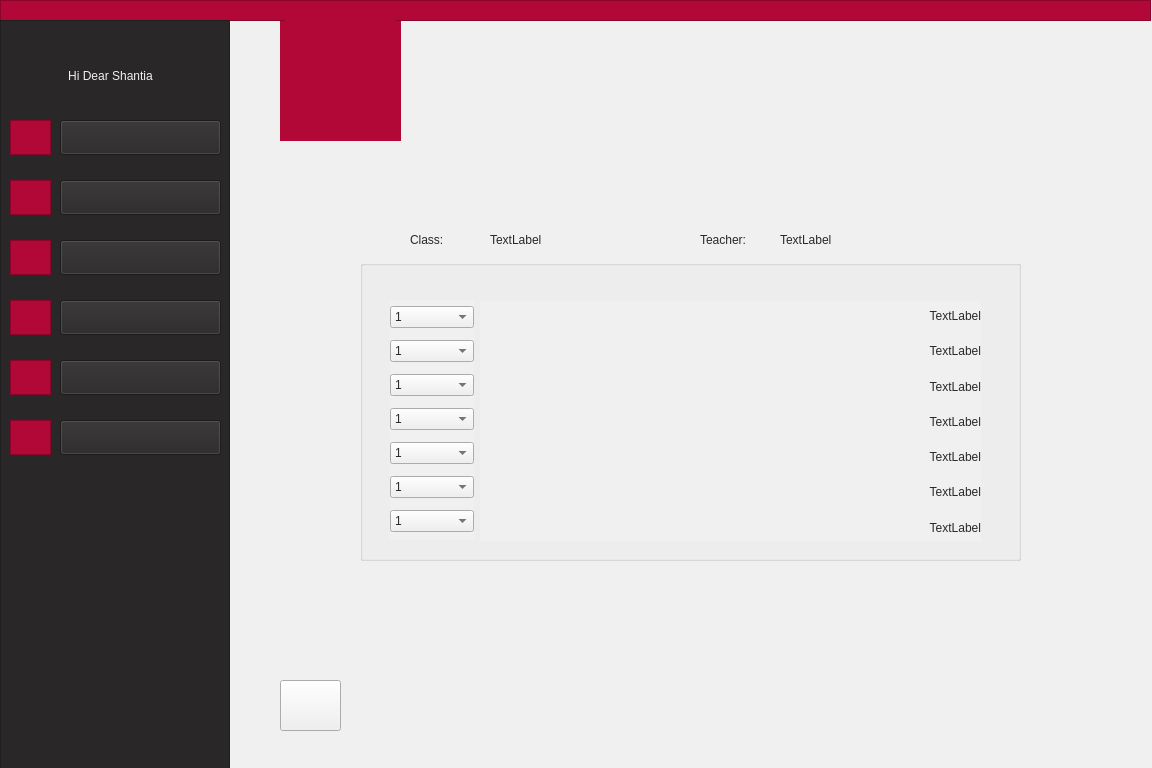
<?xml version="1.0" encoding="UTF-8"?>
<ui version="4.0">
 <class>StudentWatchSurvey</class>
 <widget class="QWidget" name="StudentWatchSurvey">
  <property name="geometry">
   <rect>
    <x>0</x>
    <y>0</y>
    <width>1152</width>
    <height>768</height>
   </rect>
  </property>
  <property name="minimumSize">
   <size>
    <width>1152</width>
    <height>768</height>
   </size>
  </property>
  <property name="windowTitle">
   <string>Form</string>
  </property>
  <property name="styleSheet">
   <string notr="true">background-color: rgb(240, 240, 240);</string>
  </property>
  <widget class="QLabel" name="label">
   <property name="geometry">
    <rect>
     <x>280</x>
     <y>20</y>
     <width>121</width>
     <height>121</height>
    </rect>
   </property>
   <property name="styleSheet">
    <string notr="true">background-color: rgb(178, 8, 55);
border-color: rgb(178, 8, 55);
</string>
   </property>
   <property name="text">
    <string/>
   </property>
   <property name="pixmap">
    <pixmap>:/AjaxLogo/filename.jpg</pixmap>
   </property>
   <property name="scaledContents">
    <bool>true</bool>
   </property>
   <property name="alignment">
    <set>Qt::AlignCenter</set>
   </property>
  </widget>
  <widget class="QFrame" name="frame">
   <property name="geometry">
    <rect>
     <x>0</x>
     <y>0</y>
     <width>1151</width>
     <height>21</height>
    </rect>
   </property>
   <property name="styleSheet">
    <string notr="true">background-color: rgb(178, 8, 55);
border-color: rgb(178, 8, 55);</string>
   </property>
   <property name="frameShape">
    <enum>QFrame::StyledPanel</enum>
   </property>
   <property name="frameShadow">
    <enum>QFrame::Raised</enum>
   </property>
  </widget>
  <widget class="QFrame" name="frame_2">
   <property name="geometry">
    <rect>
     <x>0</x>
     <y>20</y>
     <width>230</width>
     <height>768</height>
    </rect>
   </property>
   <property name="styleSheet">
    <string notr="true">background-color: rgb(41, 39, 40);
border-color: rgb(41, 39, 40);</string>
   </property>
   <property name="frameShape">
    <enum>QFrame::StyledPanel</enum>
   </property>
   <property name="frameShadow">
    <enum>QFrame::Raised</enum>
   </property>
   <widget class="QPushButton" name="pushButton">
    <property name="geometry">
     <rect>
      <x>60</x>
      <y>100</y>
      <width>161</width>
      <height>35</height>
     </rect>
    </property>
    <property name="styleSheet">
     <string notr="true">font: 11pt &quot;Montserrat&quot;;
</string>
    </property>
    <property name="text">
     <string/>
    </property>
   </widget>
   <widget class="QPushButton" name="pushButton_2">
    <property name="geometry">
     <rect>
      <x>60</x>
      <y>160</y>
      <width>161</width>
      <height>35</height>
     </rect>
    </property>
    <property name="styleSheet">
     <string notr="true">font: 11pt &quot;Montserrat&quot;;
</string>
    </property>
    <property name="text">
     <string/>
    </property>
   </widget>
   <widget class="QPushButton" name="pushButton_3">
    <property name="geometry">
     <rect>
      <x>60</x>
      <y>220</y>
      <width>161</width>
      <height>35</height>
     </rect>
    </property>
    <property name="styleSheet">
     <string notr="true">font: 11pt &quot;Montserrat&quot;;
</string>
    </property>
    <property name="text">
     <string/>
    </property>
   </widget>
   <widget class="QPushButton" name="pushButton_4">
    <property name="geometry">
     <rect>
      <x>60</x>
      <y>280</y>
      <width>161</width>
      <height>35</height>
     </rect>
    </property>
    <property name="styleSheet">
     <string notr="true">font: 11pt &quot;Montserrat&quot;;
</string>
    </property>
    <property name="text">
     <string/>
    </property>
   </widget>
   <widget class="QFrame" name="frame_3">
    <property name="geometry">
     <rect>
      <x>10</x>
      <y>100</y>
      <width>41</width>
      <height>35</height>
     </rect>
    </property>
    <property name="styleSheet">
     <string notr="true">background-color: rgb(178, 8, 55);
border-color: rgb(178, 8, 55);</string>
    </property>
    <property name="frameShape">
     <enum>QFrame::StyledPanel</enum>
    </property>
    <property name="frameShadow">
     <enum>QFrame::Raised</enum>
    </property>
    <widget class="QLabel" name="label_21">
     <property name="geometry">
      <rect>
       <x>5</x>
       <y>2</y>
       <width>31</width>
       <height>31</height>
      </rect>
     </property>
     <property name="styleSheet">
      <string notr="true"/>
     </property>
     <property name="text">
      <string/>
     </property>
     <property name="pixmap">
      <pixmap resource="icon.qrc">:/icon/profile.png</pixmap>
     </property>
     <property name="scaledContents">
      <bool>true</bool>
     </property>
    </widget>
   </widget>
   <widget class="QFrame" name="frame_5">
    <property name="geometry">
     <rect>
      <x>10</x>
      <y>160</y>
      <width>41</width>
      <height>35</height>
     </rect>
    </property>
    <property name="cursor">
     <cursorShape>ArrowCursor</cursorShape>
    </property>
    <property name="styleSheet">
     <string notr="true">background-color: rgb(178, 8, 55);
border-color: rgb(178, 8, 55);</string>
    </property>
    <property name="frameShape">
     <enum>QFrame::StyledPanel</enum>
    </property>
    <property name="frameShadow">
     <enum>QFrame::Raised</enum>
    </property>
    <widget class="QLabel" name="label_20">
     <property name="geometry">
      <rect>
       <x>5</x>
       <y>2</y>
       <width>31</width>
       <height>31</height>
      </rect>
     </property>
     <property name="text">
      <string/>
     </property>
     <property name="pixmap">
      <pixmap resource="icon.qrc">:/icon/message.png</pixmap>
     </property>
     <property name="scaledContents">
      <bool>true</bool>
     </property>
    </widget>
   </widget>
   <widget class="QFrame" name="frame_6">
    <property name="geometry">
     <rect>
      <x>10</x>
      <y>220</y>
      <width>41</width>
      <height>35</height>
     </rect>
    </property>
    <property name="styleSheet">
     <string notr="true">background-color: rgb(178, 8, 55);
border-color: rgb(178, 8, 55);</string>
    </property>
    <property name="frameShape">
     <enum>QFrame::StyledPanel</enum>
    </property>
    <property name="frameShadow">
     <enum>QFrame::Raised</enum>
    </property>
    <widget class="QLabel" name="label_11">
     <property name="geometry">
      <rect>
       <x>5</x>
       <y>2</y>
       <width>31</width>
       <height>31</height>
      </rect>
     </property>
     <property name="text">
      <string/>
     </property>
     <property name="pixmap">
      <pixmap resource="icon.qrc">:/icon/schedule.png</pixmap>
     </property>
     <property name="scaledContents">
      <bool>true</bool>
     </property>
    </widget>
   </widget>
   <widget class="QFrame" name="frame_7">
    <property name="geometry">
     <rect>
      <x>10</x>
      <y>280</y>
      <width>41</width>
      <height>35</height>
     </rect>
    </property>
    <property name="styleSheet">
     <string notr="true">background-color: rgb(178, 8, 55);
border-color: rgb(178, 8, 55);</string>
    </property>
    <property name="frameShape">
     <enum>QFrame::StyledPanel</enum>
    </property>
    <property name="frameShadow">
     <enum>QFrame::Raised</enum>
    </property>
    <widget class="QLabel" name="label_7">
     <property name="geometry">
      <rect>
       <x>5</x>
       <y>2</y>
       <width>31</width>
       <height>31</height>
      </rect>
     </property>
     <property name="text">
      <string/>
     </property>
     <property name="pixmap">
      <pixmap resource="term-management-icon.qrc">:/icons/icons8-web-64.png</pixmap>
     </property>
     <property name="scaledContents">
      <bool>true</bool>
     </property>
    </widget>
   </widget>
   <widget class="QLabel" name="label_2">
    <property name="geometry">
     <rect>
      <x>20</x>
      <y>40</y>
      <width>181</width>
      <height>31</height>
     </rect>
    </property>
    <property name="styleSheet">
     <string notr="true">font: 11pt &quot;Montserrat&quot;;
color: rgb(240, 240, 240);</string>
    </property>
    <property name="text">
     <string>Hi Dear Shantia</string>
    </property>
    <property name="alignment">
     <set>Qt::AlignCenter</set>
    </property>
   </widget>
   <widget class="QLabel" name="label_3">
    <property name="geometry">
     <rect>
      <x>110</x>
      <y>100</y>
      <width>71</width>
      <height>30</height>
     </rect>
    </property>
    <property name="autoFillBackground">
     <bool>false</bool>
    </property>
    <property name="styleSheet">
     <string notr="true">font: 11pt &quot;Montserrat&quot;;
color: rgb(240, 240, 240);</string>
    </property>
    <property name="lineWidth">
     <number>0</number>
    </property>
    <property name="text">
     <string>Profile</string>
    </property>
    <property name="alignment">
     <set>Qt::AlignCenter</set>
    </property>
   </widget>
   <widget class="QLabel" name="label_4">
    <property name="geometry">
     <rect>
      <x>90</x>
      <y>160</y>
      <width>111</width>
      <height>30</height>
     </rect>
    </property>
    <property name="styleSheet">
     <string notr="true">font: 11pt &quot;Montserrat&quot;;
color: rgb(240, 240, 240);</string>
    </property>
    <property name="text">
     <string>Messages</string>
    </property>
    <property name="alignment">
     <set>Qt::AlignCenter</set>
    </property>
   </widget>
   <widget class="QLabel" name="label_5">
    <property name="geometry">
     <rect>
      <x>60</x>
      <y>220</y>
      <width>161</width>
      <height>30</height>
     </rect>
    </property>
    <property name="styleSheet">
     <string notr="true">font: 11pt &quot;Montserrat&quot;;
color: rgb(240, 240, 240);</string>
    </property>
    <property name="text">
     <string>Weekly Schedule</string>
    </property>
    <property name="alignment">
     <set>Qt::AlignCenter</set>
    </property>
   </widget>
   <widget class="QFrame" name="frame_15">
    <property name="geometry">
     <rect>
      <x>10</x>
      <y>400</y>
      <width>41</width>
      <height>35</height>
     </rect>
    </property>
    <property name="styleSheet">
     <string notr="true">background-color: rgb(178, 8, 55);
border-color: rgb(178, 8, 55);</string>
    </property>
    <property name="frameShape">
     <enum>QFrame::StyledPanel</enum>
    </property>
    <property name="frameShadow">
     <enum>QFrame::Raised</enum>
    </property>
    <widget class="QLabel" name="label_22">
     <property name="geometry">
      <rect>
       <x>5</x>
       <y>2</y>
       <width>31</width>
       <height>31</height>
      </rect>
     </property>
     <property name="text">
      <string/>
     </property>
     <property name="pixmap">
      <pixmap resource="term-management-icon.qrc">:/icons/icons8-survey-50.png</pixmap>
     </property>
     <property name="scaledContents">
      <bool>true</bool>
     </property>
    </widget>
   </widget>
   <widget class="QPushButton" name="pushButton_7">
    <property name="geometry">
     <rect>
      <x>60</x>
      <y>400</y>
      <width>161</width>
      <height>35</height>
     </rect>
    </property>
    <property name="styleSheet">
     <string notr="true">font: 11pt &quot;Montserrat&quot;;
</string>
    </property>
    <property name="text">
     <string/>
    </property>
   </widget>
   <widget class="QPushButton" name="pushButton_6">
    <property name="geometry">
     <rect>
      <x>60</x>
      <y>340</y>
      <width>161</width>
      <height>35</height>
     </rect>
    </property>
    <property name="styleSheet">
     <string notr="true">font: 11pt &quot;Montserrat&quot;;
</string>
    </property>
    <property name="text">
     <string/>
    </property>
   </widget>
   <widget class="QFrame" name="frame_16">
    <property name="geometry">
     <rect>
      <x>10</x>
      <y>340</y>
      <width>41</width>
      <height>35</height>
     </rect>
    </property>
    <property name="styleSheet">
     <string notr="true">background-color: rgb(178, 8, 55);
border-color: rgb(178, 8, 55);</string>
    </property>
    <property name="frameShape">
     <enum>QFrame::StyledPanel</enum>
    </property>
    <property name="frameShadow">
     <enum>QFrame::Raised</enum>
    </property>
    <widget class="QLabel" name="label_10">
     <property name="geometry">
      <rect>
       <x>5</x>
       <y>2</y>
       <width>31</width>
       <height>31</height>
      </rect>
     </property>
     <property name="text">
      <string/>
     </property>
     <property name="pixmap">
      <pixmap resource="term-management-icon.qrc">:/icons/icons8-view-headline-50.png</pixmap>
     </property>
     <property name="scaledContents">
      <bool>true</bool>
     </property>
    </widget>
   </widget>
   <widget class="QLabel" name="label_6">
    <property name="geometry">
     <rect>
      <x>95</x>
      <y>290</y>
      <width>111</width>
      <height>20</height>
     </rect>
    </property>
    <property name="styleSheet">
     <string notr="true">font: 11pt &quot;Montserrat&quot;;
color: rgb(240, 240, 240);</string>
    </property>
    <property name="text">
     <string>Enrollment</string>
    </property>
   </widget>
   <widget class="QLabel" name="label_23">
    <property name="geometry">
     <rect>
      <x>90</x>
      <y>350</y>
      <width>121</width>
      <height>20</height>
     </rect>
    </property>
    <property name="styleSheet">
     <string notr="true">font: 11pt &quot;Montserrat&quot;;
color: rgb(240, 240, 240);</string>
    </property>
    <property name="text">
     <string>View Scores</string>
    </property>
   </widget>
   <widget class="QLabel" name="label_24">
    <property name="geometry">
     <rect>
      <x>80</x>
      <y>410</y>
      <width>141</width>
      <height>20</height>
     </rect>
    </property>
    <property name="styleSheet">
     <string notr="true">font: 11pt &quot;Montserrat&quot;;
color: rgb(240, 240, 240);</string>
    </property>
    <property name="text">
     <string>Teacher Survey</string>
    </property>
   </widget>
   <zorder>frame_5</zorder>
   <zorder>frame_6</zorder>
   <zorder>frame_7</zorder>
   <zorder>label_2</zorder>
   <zorder>label_3</zorder>
   <zorder>label_4</zorder>
   <zorder>label_5</zorder>
   <zorder>frame_3</zorder>
   <zorder>pushButton</zorder>
   <zorder>pushButton_2</zorder>
   <zorder>pushButton_3</zorder>
   <zorder>frame_15</zorder>
   <zorder>frame_16</zorder>
   <zorder>label_6</zorder>
   <zorder>label_23</zorder>
   <zorder>label_24</zorder>
   <zorder>pushButton_6</zorder>
   <zorder>pushButton_7</zorder>
   <zorder>pushButton_4</zorder>
  </widget>
  <widget class="QPushButton" name="backToMenu">
   <property name="geometry">
    <rect>
     <x>280</x>
     <y>680</y>
     <width>61</width>
     <height>51</height>
    </rect>
   </property>
   <property name="text">
    <string/>
   </property>
  </widget>
  <widget class="QLabel" name="label_14">
   <property name="geometry">
    <rect>
     <x>280</x>
     <y>680</y>
     <width>41</width>
     <height>46</height>
    </rect>
   </property>
   <property name="styleSheet">
    <string>font: 9pt &quot;Montserrat&quot;;
color: rgb(178, 8, 55);</string>
   </property>
   <property name="text">
    <string/>
   </property>
   <property name="pixmap">
    <pixmap resource="arrowIcon.qrc">:/new/prefix1/icons8-left-arrow-50.png</pixmap>
   </property>
   <property name="scaledContents">
    <bool>true</bool>
   </property>
  </widget>
  <widget class="QLabel" name="label_9">
   <property name="geometry">
    <rect>
     <x>285</x>
     <y>20</y>
     <width>111</width>
     <height>111</height>
    </rect>
   </property>
   <property name="styleSheet">
    <string notr="true">background-color: rgb(178, 8, 55);</string>
   </property>
   <property name="text">
    <string/>
   </property>
   <property name="pixmap">
    <pixmap resource="pictures.qrc">:/logo/filename.jpg</pixmap>
   </property>
   <property name="scaledContents">
    <bool>true</bool>
   </property>
  </widget>
  <widget class="QLabel" name="label_19">
   <property name="geometry">
    <rect>
     <x>410</x>
     <y>230</y>
     <width>63</width>
     <height>20</height>
    </rect>
   </property>
   <property name="styleSheet">
    <string notr="true">color: rgb(41, 39, 40);
font: 9pt &quot;Montserrat&quot;;</string>
   </property>
   <property name="text">
    <string>Class:</string>
   </property>
  </widget>
  <widget class="QLabel" name="label_25">
   <property name="geometry">
    <rect>
     <x>700</x>
     <y>230</y>
     <width>63</width>
     <height>20</height>
    </rect>
   </property>
   <property name="styleSheet">
    <string notr="true">color: rgb(41, 39, 40);
font: 9pt &quot;Montserrat&quot;;</string>
   </property>
   <property name="text">
    <string>Teacher:</string>
   </property>
  </widget>
  <widget class="QLabel" name="classname">
   <property name="geometry">
    <rect>
     <x>490</x>
     <y>230</y>
     <width>161</width>
     <height>20</height>
    </rect>
   </property>
   <property name="styleSheet">
    <string notr="true">color: rgb(41, 39, 40);
font: 9pt &quot;Montserrat&quot;;</string>
   </property>
   <property name="text">
    <string>TextLabel</string>
   </property>
  </widget>
  <widget class="QLabel" name="teachername">
   <property name="geometry">
    <rect>
     <x>780</x>
     <y>230</y>
     <width>201</width>
     <height>20</height>
    </rect>
   </property>
   <property name="styleSheet">
    <string notr="true">color: rgb(41, 39, 40);
font: 9pt &quot;Montserrat&quot;;</string>
   </property>
   <property name="text">
    <string>TextLabel</string>
   </property>
  </widget>
  <widget class="QGroupBox" name="groupBox">
   <property name="geometry">
    <rect>
     <x>360</x>
     <y>260</y>
     <width>661</width>
     <height>301</height>
    </rect>
   </property>
   <property name="title">
    <string/>
   </property>
   <widget class="QWidget" name="layoutWidget">
    <property name="geometry">
     <rect>
      <x>30</x>
      <y>40</y>
      <width>84</width>
      <height>240</height>
     </rect>
    </property>
    <property name="styleSheet">
     <string notr="true">color: rgb(41, 39, 40);</string>
    </property>
    <layout class="QVBoxLayout" name="verticalLayout_2">
     <item>
      <widget class="QComboBox" name="comboBox">
       <property name="styleSheet">
        <string notr="true">color: rgb(41, 39, 40);
font: 9pt &quot;Montserrat&quot;;</string>
       </property>
       <item>
        <property name="text">
         <string>1</string>
        </property>
       </item>
       <item>
        <property name="text">
         <string>2</string>
        </property>
       </item>
       <item>
        <property name="text">
         <string>3</string>
        </property>
       </item>
       <item>
        <property name="text">
         <string>4</string>
        </property>
       </item>
       <item>
        <property name="text">
         <string>5</string>
        </property>
       </item>
      </widget>
     </item>
     <item>
      <widget class="QComboBox" name="comboBox_2">
       <property name="styleSheet">
        <string notr="true">color: rgb(41, 39, 40);
font: 9pt &quot;Montserrat&quot;;</string>
       </property>
       <item>
        <property name="text">
         <string>1</string>
        </property>
       </item>
       <item>
        <property name="text">
         <string>2</string>
        </property>
       </item>
       <item>
        <property name="text">
         <string>3</string>
        </property>
       </item>
       <item>
        <property name="text">
         <string>4</string>
        </property>
       </item>
       <item>
        <property name="text">
         <string>5</string>
        </property>
       </item>
      </widget>
     </item>
     <item>
      <widget class="QComboBox" name="comboBox_3">
       <property name="styleSheet">
        <string notr="true">color: rgb(41, 39, 40);
font: 9pt &quot;Montserrat&quot;;</string>
       </property>
       <item>
        <property name="text">
         <string>1</string>
        </property>
       </item>
       <item>
        <property name="text">
         <string>2</string>
        </property>
       </item>
       <item>
        <property name="text">
         <string>3</string>
        </property>
       </item>
       <item>
        <property name="text">
         <string>4</string>
        </property>
       </item>
       <item>
        <property name="text">
         <string>5</string>
        </property>
       </item>
      </widget>
     </item>
     <item>
      <widget class="QComboBox" name="comboBox_4">
       <property name="styleSheet">
        <string notr="true">color: rgb(41, 39, 40);
font: 9pt &quot;Montserrat&quot;;</string>
       </property>
       <item>
        <property name="text">
         <string>1</string>
        </property>
       </item>
       <item>
        <property name="text">
         <string>2</string>
        </property>
       </item>
       <item>
        <property name="text">
         <string>3</string>
        </property>
       </item>
       <item>
        <property name="text">
         <string>4</string>
        </property>
       </item>
       <item>
        <property name="text">
         <string>5</string>
        </property>
       </item>
      </widget>
     </item>
     <item>
      <widget class="QComboBox" name="comboBox_5">
       <property name="styleSheet">
        <string notr="true">color: rgb(41, 39, 40);
font: 9pt &quot;Montserrat&quot;;</string>
       </property>
       <item>
        <property name="text">
         <string>1</string>
        </property>
       </item>
       <item>
        <property name="text">
         <string>2</string>
        </property>
       </item>
       <item>
        <property name="text">
         <string>3</string>
        </property>
       </item>
       <item>
        <property name="text">
         <string>4</string>
        </property>
       </item>
       <item>
        <property name="text">
         <string>5</string>
        </property>
       </item>
      </widget>
     </item>
     <item>
      <widget class="QComboBox" name="comboBox_6">
       <property name="styleSheet">
        <string notr="true">color: rgb(41, 39, 40);
font: 9pt &quot;Montserrat&quot;;</string>
       </property>
       <item>
        <property name="text">
         <string>1</string>
        </property>
       </item>
       <item>
        <property name="text">
         <string>2</string>
        </property>
       </item>
       <item>
        <property name="text">
         <string>3</string>
        </property>
       </item>
       <item>
        <property name="text">
         <string>4</string>
        </property>
       </item>
       <item>
        <property name="text">
         <string>5</string>
        </property>
       </item>
      </widget>
     </item>
     <item>
      <widget class="QComboBox" name="comboBox_7">
       <property name="styleSheet">
        <string notr="true">color: rgb(41, 39, 40);
font: 9pt &quot;Montserrat&quot;;</string>
       </property>
       <item>
        <property name="text">
         <string>1</string>
        </property>
       </item>
       <item>
        <property name="text">
         <string>2</string>
        </property>
       </item>
       <item>
        <property name="text">
         <string>3</string>
        </property>
       </item>
       <item>
        <property name="text">
         <string>4</string>
        </property>
       </item>
       <item>
        <property name="text">
         <string>5</string>
        </property>
       </item>
       <item>
        <property name="text">
         <string/>
        </property>
       </item>
      </widget>
     </item>
    </layout>
   </widget>
   <widget class="QWidget" name="layoutWidget">
    <property name="geometry">
     <rect>
      <x>120</x>
      <y>41</y>
      <width>501</width>
      <height>241</height>
     </rect>
    </property>
    <property name="styleSheet">
     <string notr="true">color: rgb(41, 39, 40);</string>
    </property>
    <layout class="QVBoxLayout" name="verticalLayout">
     <item>
      <widget class="QLabel" name="label_8">
       <property name="styleSheet">
        <string notr="true">color: rgb(41, 39, 40);</string>
       </property>
       <property name="text">
        <string>TextLabel</string>
       </property>
       <property name="alignment">
        <set>Qt::AlignRight|Qt::AlignTrailing|Qt::AlignVCenter</set>
       </property>
      </widget>
     </item>
     <item>
      <widget class="QLabel" name="label_12">
       <property name="styleSheet">
        <string notr="true">color: rgb(41, 39, 40);</string>
       </property>
       <property name="text">
        <string>TextLabel</string>
       </property>
       <property name="alignment">
        <set>Qt::AlignRight|Qt::AlignTrailing|Qt::AlignVCenter</set>
       </property>
      </widget>
     </item>
     <item>
      <widget class="QLabel" name="label_13">
       <property name="styleSheet">
        <string notr="true">color: rgb(41, 39, 40);</string>
       </property>
       <property name="text">
        <string>TextLabel</string>
       </property>
       <property name="alignment">
        <set>Qt::AlignRight|Qt::AlignTrailing|Qt::AlignVCenter</set>
       </property>
      </widget>
     </item>
     <item>
      <widget class="QLabel" name="label_15">
       <property name="styleSheet">
        <string notr="true">color: rgb(41, 39, 40);</string>
       </property>
       <property name="text">
        <string>TextLabel</string>
       </property>
       <property name="alignment">
        <set>Qt::AlignRight|Qt::AlignTrailing|Qt::AlignVCenter</set>
       </property>
      </widget>
     </item>
     <item>
      <widget class="QLabel" name="label_16">
       <property name="styleSheet">
        <string notr="true">color: rgb(41, 39, 40);</string>
       </property>
       <property name="text">
        <string>TextLabel</string>
       </property>
       <property name="alignment">
        <set>Qt::AlignRight|Qt::AlignTrailing|Qt::AlignVCenter</set>
       </property>
      </widget>
     </item>
     <item>
      <widget class="QLabel" name="label_17">
       <property name="text">
        <string>TextLabel</string>
       </property>
       <property name="alignment">
        <set>Qt::AlignRight|Qt::AlignTrailing|Qt::AlignVCenter</set>
       </property>
      </widget>
     </item>
     <item>
      <widget class="QLabel" name="label_18">
       <property name="styleSheet">
        <string notr="true">color: rgb(41, 39, 40);</string>
       </property>
       <property name="text">
        <string>TextLabel</string>
       </property>
       <property name="alignment">
        <set>Qt::AlignRight|Qt::AlignTrailing|Qt::AlignVCenter</set>
       </property>
      </widget>
     </item>
    </layout>
   </widget>
  </widget>
  <zorder>label</zorder>
  <zorder>frame</zorder>
  <zorder>frame_2</zorder>
  <zorder>label_14</zorder>
  <zorder>label_9</zorder>
  <zorder>backToMenu</zorder>
  <zorder>label_19</zorder>
  <zorder>label_25</zorder>
  <zorder>classname</zorder>
  <zorder>teachername</zorder>
  <zorder>groupBox</zorder>
 </widget>
 <resources>
  <include location="term-management-icon.qrc"/>
  <include location="icon.qrc"/>
  <include location="pictures.qrc"/>
  <include location="arrowIcon.qrc"/>
 </resources>
 <connections/>
</ui>
